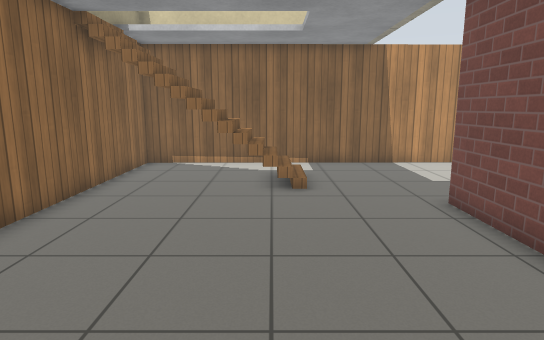
View 1 (above)

18 first-person views from a walk through a world built for the Gazebo simulator. The camera is 1.2 m above the floor, tilts 10° down and sees 75° across. The floor is counted in squares, 0.5 m on a side. Each view is taken from the middle of a square. On the plan, view 1 faces up. The plan holds only what a view shows up to about 20 squares ahead; the rest is blank. The place goes on beyond the plan. Simple patterns stand in for the simulator's built-in surfaces.

View 2
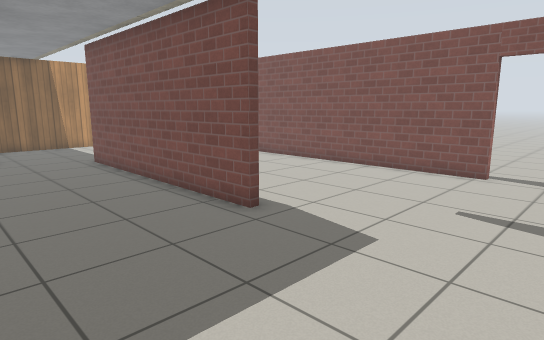

View 3
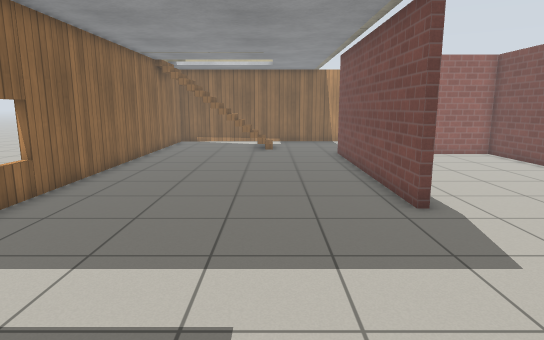

View 4
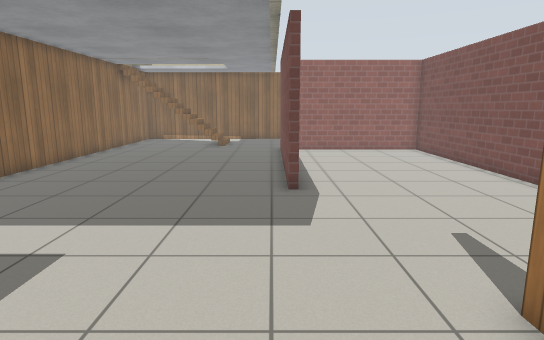

View 5
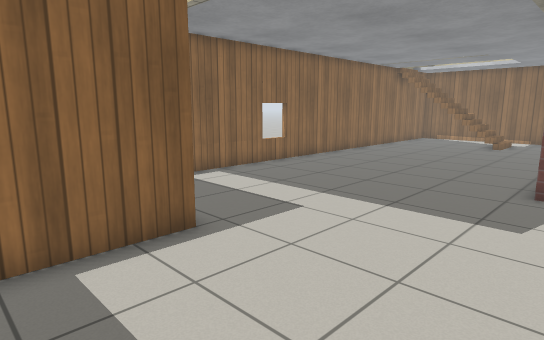

View 6
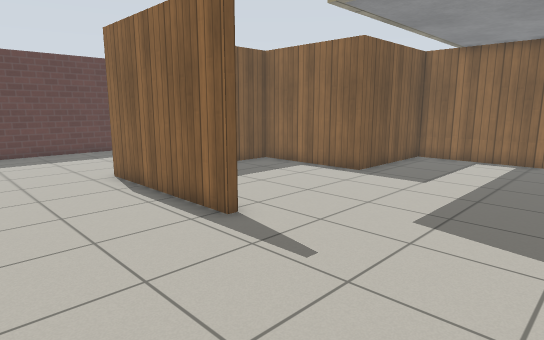

View 7
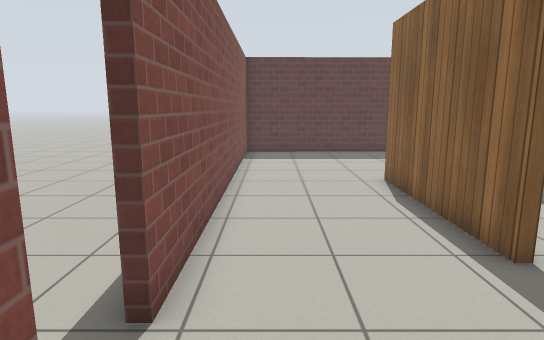

View 8
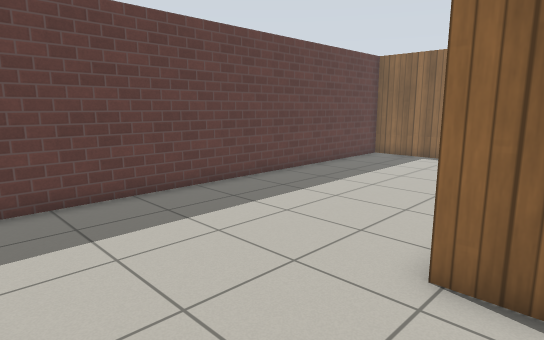

View 9
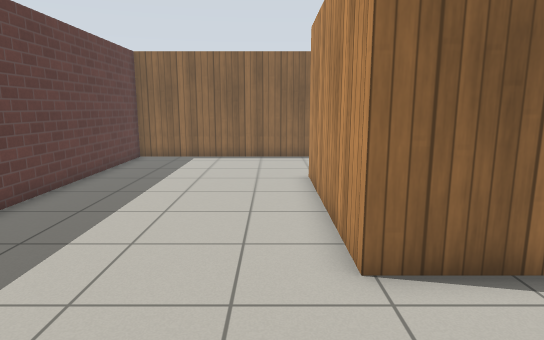

View 10
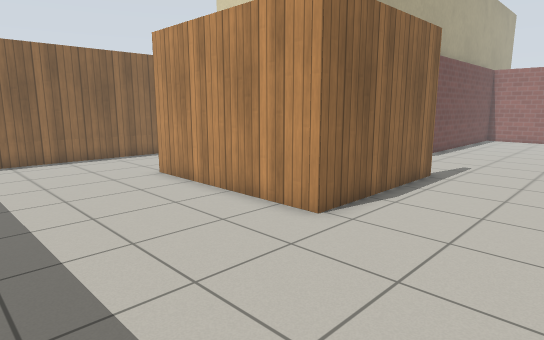

View 11
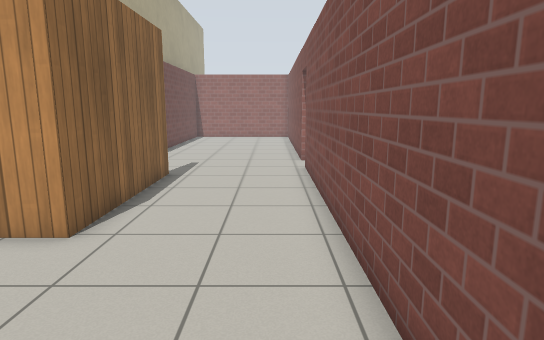

View 12
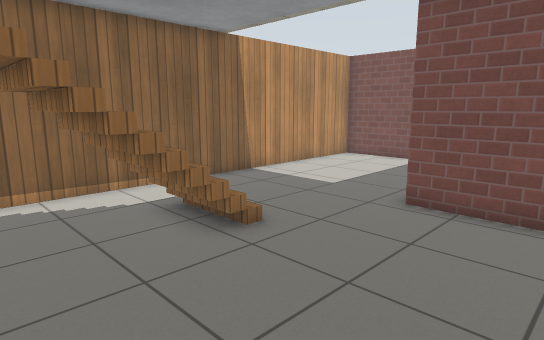

View 13
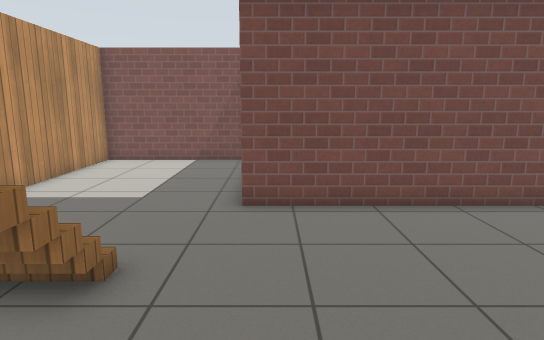

View 14
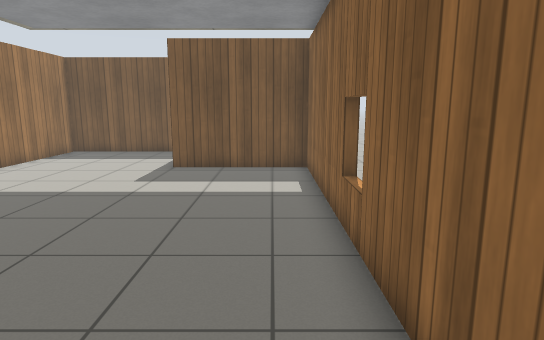

View 15
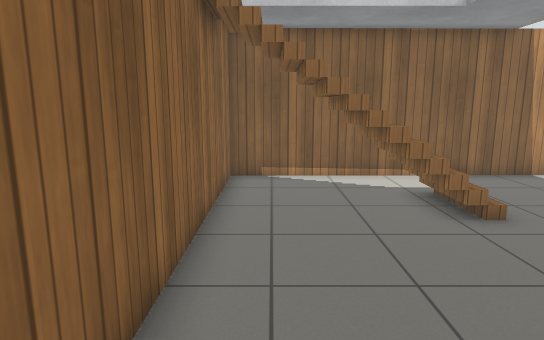

View 16
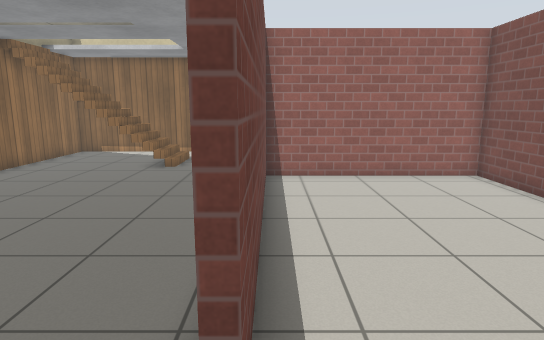

View 17
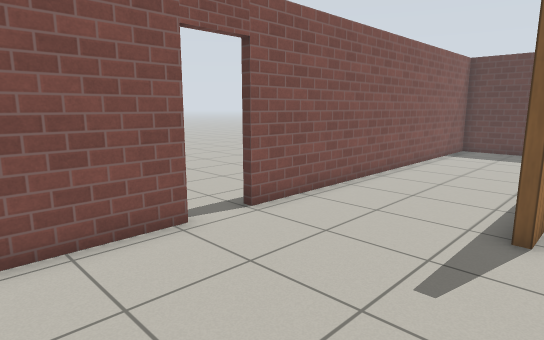

View 18
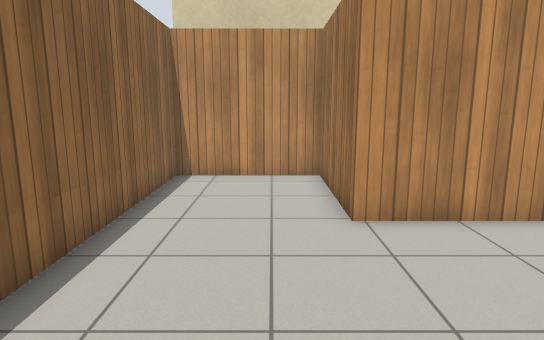

### Floor plan
Points are (right, up) in squares from view 1. A wall is a line through its corners. A room is listed if a view was taken in it or the views show most of it. See-through windows are left out.
Room 1 (views 1, 2, 3, 4, 5, 6, 7, 12, 13, 14, 15, 16, 17)
walls: (4.8, 7.5) (4.8, -1.8) (4.5, -1.8) (4.5, 8.8); (12.3, 9.4) (12.3, 15.6) (-5.5, 15.4) (-5.4, -9.2) (0, -9.2) (0, -14.4) (6.9, -14.4) (6.9, -8.1); (12.3, -4.9) (12.3, 8.4) (4.7, 8.4)
ways out: opening at (9.5, -7.8) to room 2; open door at (12.5, -5.5)
objects: stairs (-4, 13) to (0, 13)
Room 2 (views 8, 9, 10, 11, 18)
walls: (7.2, -8.1) (7.2, -14.7) (-0.3, -14.7) (-0.3, -9.5) (-5.4, -9.5) (-5.4, -22.5) (12.4, -22.4) (12.4, -6.6)
ways out: opening at (9.5, -7.8) to room 1

Where each view was taken, in squares from view 1:
view 1: 0 up, 0 right, facing up
view 2: 8 down, 1 left, facing up-right
view 3: 10 down, 1 right, facing up
view 4: 12 down, 4 right, facing up
view 5: 13 down, 6 right, facing up-left
view 6: 2 down, 12 right, facing down-left
view 7: 3 down, 11 right, facing down
view 8: 13 down, 12 right, facing down-left
view 9: 16 down, 12 right, facing left
view 10: 21 down, 12 right, facing up-left
view 11: 21 down, 11 right, facing up
view 12: 5 up, 4 left, facing up-right
view 13: 8 up, 4 left, facing right
view 14: 5 up, 4 left, facing down
view 15: 3 up, 4 left, facing up
view 16: 4 down, 5 right, facing up
view 17: 1 down, 6 right, facing down-right
view 18: 22 down, 2 left, facing up
